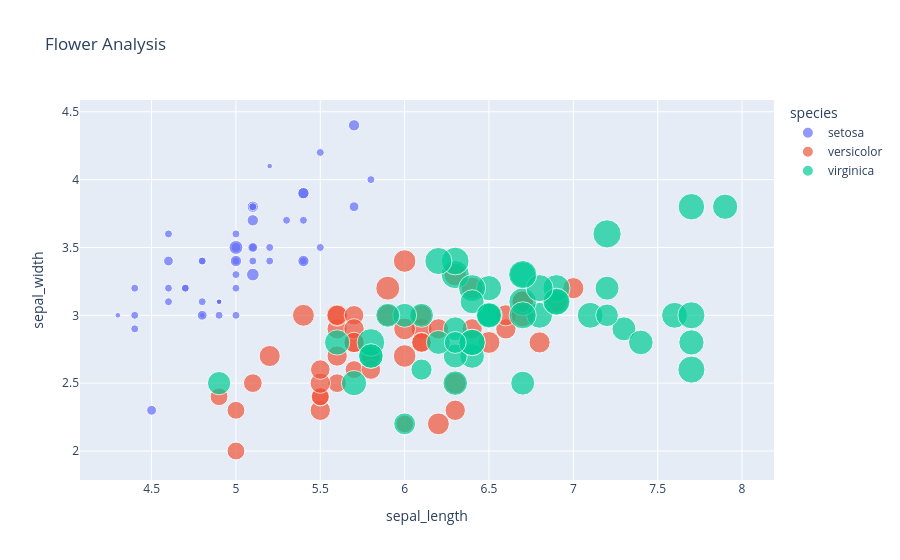

Here is the notebook cell this chart was saved with:
### Code cell
# universal plotly parameters
fig = px.scatter(
    df , 
    x = 'sepal_length' , 
    y = 'sepal_width',
    color ='species',
    size = 'petal_width',
    hover_data=['petal_length'],
    title ='Flower Analysis'
)
fig.show()

### Figure 1 — Plotly figure (JSON) as saved in the notebook; plotly's stock layout.template omitted (floating-point values rounded to 4 significant figures)
{"data": [{"customdata": [[1.4], [1.4], [1.3], [1.5], [1.4], [1.7], [1.4], [1.5], [1.4], [1.5], [1.5], [1.6], [1.4], [1.1], [1.2], [1.5], [1.3], [1.4], [1.7], [1.5], [1.7], [1.5], [1.0], [1.7], [1.9], [1.6], [1.6], [1.5], [1.4], [1.6], [1.6], [1.5], [1.5], [1.4], [1.5], [1.2], [1.3], [1.5], [1.3], [1.5], [1.3], [1.3], [1.3], [1.6], [1.9], [1.4], [1.6], [1.4], [1.5], [1.4]], "hovertemplate": "species=setosa<br>sepal_length=%{x}<br>sepal_width=%{y}<br>petal_width=%{marker.size}<br>petal_length=%{customdata[0]}<extra></extra>", "legendgroup": "setosa", "marker": {"color": "#636efa", "size": [0.2, 0.2, 0.2, 0.2, 0.2, 0.4, 0.3, 0.2, 0.2, 0.1, 0.2, 0.2, 0.1, 0.1, 0.2, 0.4, 0.4, 0.3, 0.3, 0.3, 0.2, 0.4, 0.2, 0.5, 0.2, 0.2, 0.4, 0.2, 0.2, 0.2, 0.2, 0.4, 0.1, 0.2, 0.1, 0.2, 0.2, 0.1, 0.2, 0.2, 0.3, 0.3, 0.2, 0.6, 0.4, 0.3, 0.2, 0.2, 0.2, 0.2], "sizemode": "area", "sizeref": 0.00625, "symbol": "circle"}, "mode": "markers", "name": "setosa", "orientation": "v", "showlegend": true, "type": "scatter", "x": [5.1, 4.9, 4.7, 4.6, 5.0, 5.4, 4.6, 5.0, 4.4, 4.9, 5.4, 4.8, 4.8, 4.3, 5.8, 5.7, 5.4, 5.1, 5.7, 5.1, 5.4, 5.1, 4.6, 5.1, 4.8, 5.0, 5.0, 5.2, 5.2, 4.7, 4.8, 5.4, 5.2, 5.5, 4.9, 5.0, 5.5, 4.9, 4.4, 5.1, 5.0, 4.5, 4.4, 5.0, 5.1, 4.8, 5.1, 4.6, 5.3, 5.0], "xaxis": "x", "y": [3.5, 3.0, 3.2, 3.1, 3.6, 3.9, 3.4, 3.4, 2.9, 3.1, 3.7, 3.4, 3.0, 3.0, 4.0, 4.4, 3.9, 3.5, 3.8, 3.8, 3.4, 3.7, 3.6, 3.3, 3.4, 3.0, 3.4, 3.5, 3.4, 3.2, 3.1, 3.4, 4.1, 4.2, 3.1, 3.2, 3.5, 3.1, 3.0, 3.4, 3.5, 2.3, 3.2, 3.5, 3.8, 3.0, 3.8, 3.2, 3.7, 3.3], "yaxis": "y"}, {"customdata": [[4.7], [4.5], [4.9], [4.0], [4.6], [4.5], [4.7], [3.3], [4.6], [3.9], [3.5], [4.2], [4.0], [4.7], [3.6], [4.4], [4.5], [4.1], [4.5], [3.9], [4.8], [4.0], [4.9], [4.7], [4.3], [4.4], [4.8], [5.0], [4.5], [3.5], [3.8], [3.7], [3.9], [5.1], [4.5], [4.5], [4.7], [4.4], [4.1], [4.0], [4.4], [4.6], [4.0], [3.3], [4.2], [4.2], [4.2], [4.3], [3.0], [4.1]], "hovertemplate": "species=versicolor<br>sepal_length=%{x}<br>sepal_width=%{y}<br>petal_width=%{marker.size}<br>petal_length=%{customdata[0]}<extra></extra>", "legendgroup": "versicolor", "marker": {"color": "#EF553B", "size": [1.4, 1.5, 1.5, 1.3, 1.5, 1.3, 1.6, 1.0, 1.3, 1.4, 1.0, 1.5, 1.0, 1.4, 1.3, 1.4, 1.5, 1.0, 1.5, 1.1, 1.8, 1.3, 1.5, 1.2, 1.3, 1.4, 1.4, 1.7, 1.5, 1.0, 1.1, 1.0, 1.2, 1.6, 1.5, 1.6, 1.5, 1.3, 1.3, 1.3, 1.2, 1.4, 1.2, 1.0, 1.3, 1.2, 1.3, 1.3, 1.1, 1.3], "sizemode": "area", "sizeref": 0.00625, "symbol": "circle"}, "mode": "markers", "name": "versicolor", "orientation": "v", "showlegend": true, "type": "scatter", "x": [7.0, 6.4, 6.9, 5.5, 6.5, 5.7, 6.3, 4.9, 6.6, 5.2, 5.0, 5.9, 6.0, 6.1, 5.6, 6.7, 5.6, 5.8, 6.2, 5.6, 5.9, 6.1, 6.3, 6.1, 6.4, 6.6, 6.8, 6.7, 6.0, 5.7, 5.5, 5.5, 5.8, 6.0, 5.4, 6.0, 6.7, 6.3, 5.6, 5.5, 5.5, 6.1, 5.8, 5.0, 5.6, 5.7, 5.7, 6.2, 5.1, 5.7], "xaxis": "x", "y": [3.2, 3.2, 3.1, 2.3, 2.8, 2.8, 3.3, 2.4, 2.9, 2.7, 2.0, 3.0, 2.2, 2.9, 2.9, 3.1, 3.0, 2.7, 2.2, 2.5, 3.2, 2.8, 2.5, 2.8, 2.9, 3.0, 2.8, 3.0, 2.9, 2.6, 2.4, 2.4, 2.7, 2.7, 3.0, 3.4, 3.1, 2.3, 3.0, 2.5, 2.6, 3.0, 2.6, 2.3, 2.7, 3.0, 2.9, 2.9, 2.5, 2.8], "yaxis": "y"}, {"customdata": [[6.0], [5.1], [5.9], [5.6], [5.8], [6.6], [4.5], [6.3], [5.8], [6.1], [5.1], [5.3], [5.5], [5.0], [5.1], [5.3], [5.5], [6.7], [6.9], [5.0], [5.7], [4.9], [6.7], [4.9], [5.7], [6.0], [4.8], [4.9], [5.6], [5.8], [6.1], [6.4], [5.6], [5.1], [5.6], [6.1], [5.6], [5.5], [4.8], [5.4], [5.6], [5.1], [5.1], [5.9], [5.7], [5.2], [5.0], [5.2], [5.4], [5.1]], "hovertemplate": "species=virginica<br>sepal_length=%{x}<br>sepal_width=%{y}<br>petal_width=%{marker.size}<br>petal_length=%{customdata[0]}<extra></extra>", "legendgroup": "virginica", "marker": {"color": "#00cc96", "size": [2.5, 1.9, 2.1, 1.8, 2.2, 2.1, 1.7, 1.8, 1.8, 2.5, 2.0, 1.9, 2.1, 2.0, 2.4, 2.3, 1.8, 2.2, 2.3, 1.5, 2.3, 2.0, 2.0, 1.8, 2.1, 1.8, 1.8, 1.8, 2.1, 1.6, 1.9, 2.0, 2.2, 1.5, 1.4, 2.3, 2.4, 1.8, 1.8, 2.1, 2.4, 2.3, 1.9, 2.3, 2.5, 2.3, 1.9, 2.0, 2.3, 1.8], "sizemode": "area", "sizeref": 0.00625, "symbol": "circle"}, "mode": "markers", "name": "virginica", "orientation": "v", "showlegend": true, "type": "scatter", "x": [6.3, 5.8, 7.1, 6.3, 6.5, 7.6, 4.9, 7.3, 6.7, 7.2, 6.5, 6.4, 6.8, 5.7, 5.8, 6.4, 6.5, 7.7, 7.7, 6.0, 6.9, 5.6, 7.7, 6.3, 6.7, 7.2, 6.2, 6.1, 6.4, 7.2, 7.4, 7.9, 6.4, 6.3, 6.1, 7.7, 6.3, 6.4, 6.0, 6.9, 6.7, 6.9, 5.8, 6.8, 6.7, 6.7, 6.3, 6.5, 6.2, 5.9], "xaxis": "x", "y": [3.3, 2.7, 3.0, 2.9, 3.0, 3.0, 2.5, 2.9, 2.5, 3.6, 3.2, 2.7, 3.0, 2.5, 2.8, 3.2, 3.0, 3.8, 2.6, 2.2, 3.2, 2.8, 2.8, 2.7, 3.3, 3.2, 2.8, 3.0, 2.8, 3.0, 2.8, 3.8, 2.8, 2.8, 2.6, 3.0, 3.4, 3.1, 3.0, 3.1, 3.1, 3.1, 2.7, 3.2, 3.3, 3.0, 2.5, 3.0, 3.4, 3.0], "yaxis": "y"}], "layout": {"legend": {"itemsizing": "constant", "title": {"text": "species"}, "tracegroupgap": 0}, "title": {"text": "Flower Analysis"}, "xaxis": {"anchor": "y", "domain": [0, 1], "title": {"text": "sepal_length"}}, "yaxis": {"anchor": "x", "domain": [0, 1], "title": {"text": "sepal_width"}}}}
